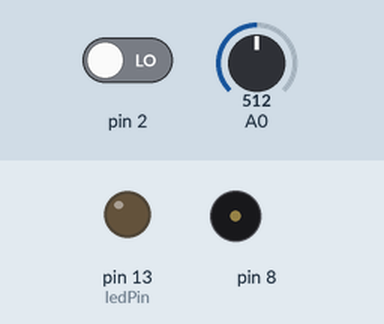
A sketch run on a simulated Arduino Uno, built with avr-gcc and run on an emulated ATmega328P. On the bench: output pins drawn as LEDs (lit = HIGH), buzzer (waves = sounding). Inputs (shaded band) come from the test bench; at power-on: pin 2 LOW, A0 = 512.

Above: at 3.2 s.
3.3 s: pin 2 driven HIGH
At 4.1 s:
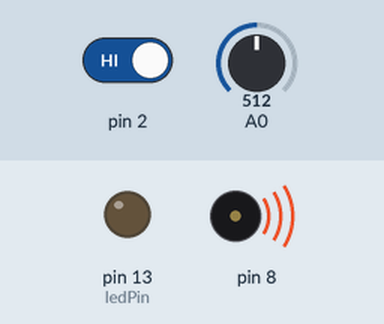
6.6 s: pin 2 driven LOW
At 8.0 s:
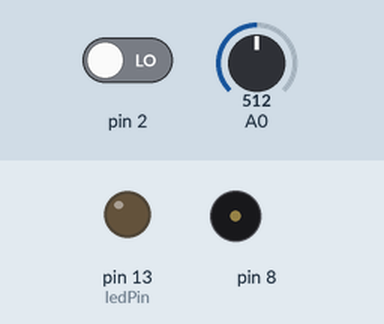
Timing chart, 0 to 9.6 s (numbered marks = the images above; inputs shaded):
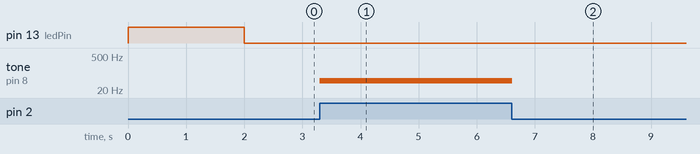

The sketch:

theremin_variacion_01.ino
```cpp
int sensorValue;
int sensorLow = 1023;
int sensorHigh = 0;
int switchState = 0;

const int ledPin = 13;

void setup() {

  pinMode(ledPin, OUTPUT);

    pinMode(2,INPUT);
  digitalWrite(ledPin, HIGH);

  while (millis() < 2000) {

    sensorValue = analogRead(A0);
    if (sensorValue > sensorHigh) {
      sensorHigh = sensorValue;
    }

    if (sensorValue < sensorLow) {
      sensorLow = sensorValue;
    }

  }

  digitalWrite(ledPin, LOW);
}

void sonarTheremin() {
    sensorValue = analogRead(A0);

  int pitch =
  map(sensorValue, sensorLow, sensorHigh, 50, 4000);

  tone(8, pitch, 20);

  delay (10);
}

void loop() {

 switchState = digitalRead(2);

 if (switchState == HIGH) {
  sonarTheremin();
 }
 delay(10);
}
```

Measured:
- after the input at 3.3 s, tone on pin 8: silent → 49 Hz at once
- after the input at 6.6 s, tone on pin 8: 49 Hz → silent at once
